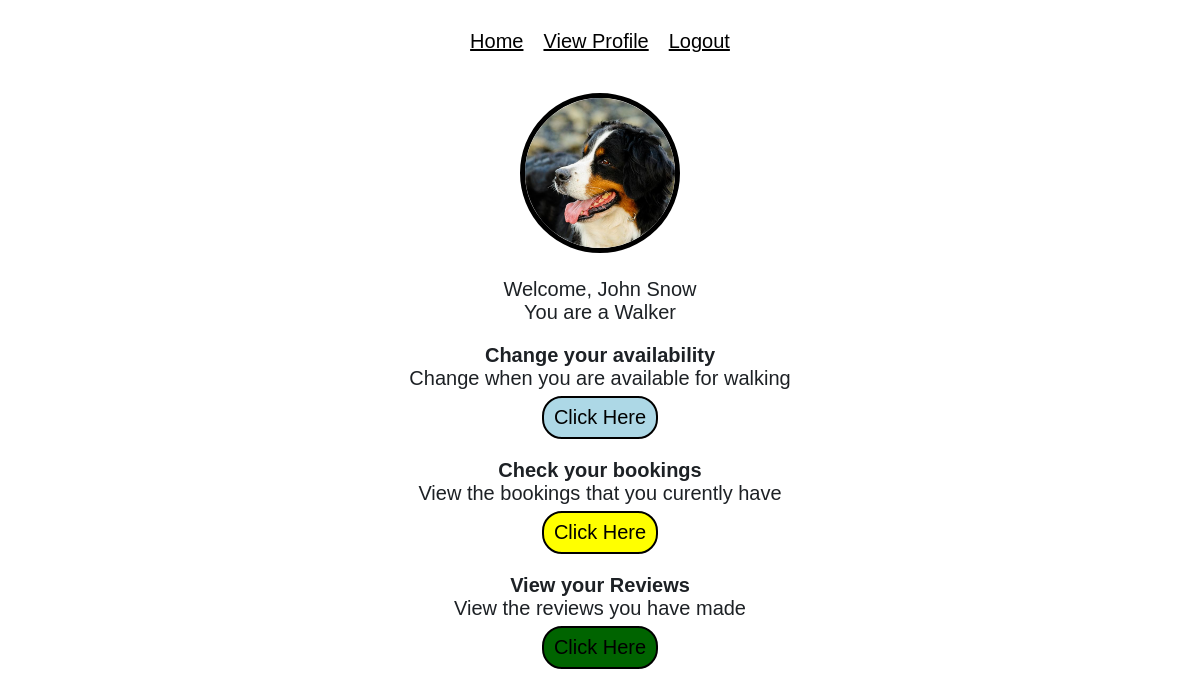
Page /home (signed in) on the committed database.
### tables this page shows
CREATE TABLE users (
            usrId integer primary key,
            email text,
            password text,
            firstName text,
            lastName text,
            accType text,
            postcode text,
            numberOfReviews integer,
            starRating real,
            profileImage text
            );

### app.py (the view)
@app.route('/home')
def home():
    usrObj = user(session['usrId'])
    return render_template('home.html', usrObj=usrObj)

### database.py (called while the page is built)
    def search(self, col="null", search="null"):
        conn = sqlite3.connect('main.db')
        c = conn.cursor()
        if col == "email":
            c.execute(f'SELECT * FROM users WHERE email="{search}"')
            data = c.fetchall()
        elif col == "password":
            c.execute(f'SELECT * FROM users WHERE password="{search}"')
            data = c.fetchall()
        elif col == "usrId":
            c.execute(f'SELECT * FROM users WHERE usrId="{search}"')
            data = c.fetchall()
        elif col == "postcode":
            c.execute(f'SELECT * FROM users WHERE postcode="{search}"')
            data = c.fetchall()
        else:
            c.execute(f'SELECT * FROM users')
            data = c.fetchall()
        conn.commit()
        conn.close()
        return(data)

### user.py (called while the page is built)
    def getProfilePic(self):
        return self.profilePic

### templates/home.html (shortened to what this page needs)
{% extends "base.html" %}
{% block head %}
    <link rel="stylesheet" href="{{ url_for('static', filename='css/home.css') }}">
{% endblock %}
{% block body %}
    <img src="{{ url_for('static', filename=usrObj.getProfilePic()) }}">
    <p>Welcome, {{ usrObj.fName }} {{ usrObj.lName }}<br>
        You are a {{ (usrObj.accType).capitalize() }}
    </p>
    {% if usrObj.accType == 'walker' %}
    <div>
        <p>
            <span style="font-weight: bold;">Change your availability</span><br>
            Change when you are available for walking <br>
            <a class="button" id="search" href="availability">Click Here</a>
        </p>
        <p>
            <span style="font-weight: bold;">Check your bookings</span><br>
            View the bookings that you curently have <br>
            <a class="button" id="bookings" href="bookings/Walker">Click Here</a>
        </p>
        <p>
            <span style="font-weight: bold;">View your Reviews</span><br>
            View the reviews you have made <br>
            <a class="button" id="reviews" href="/reviews">Click Here</a>
        </p>
    </div>
    {% endif%}
{% endblock %}

### static/css/home.css (style rules this page uses)
a.button { font-size: 20px; border: 2px solid black; border-radius: 20px; background-color: lightblue ; display: inline-block; text-decoration: none; color: black; padding: 8px 10px; margin-top: 6px; }
#search { background-color: lightblue ; }
#bookings { background-color: yellow ; }
#reviews { background-color: darkgreen ; }

### static/css/main.css (style rules this page uses)
body { font-size: 20px; font-weight: 100; text-decoration: none; text-align: center; color: rgb(29, 33, 37); font-family: Arial, Helvetica, sans-serif; }
img { height: 150px; width: 150px; border-radius: 70%; object-fit: cover; border: 5px solid black; }

### rows in the picture
users: profileImage (picture), fName "John", lName "Snow", accType "Walker"
